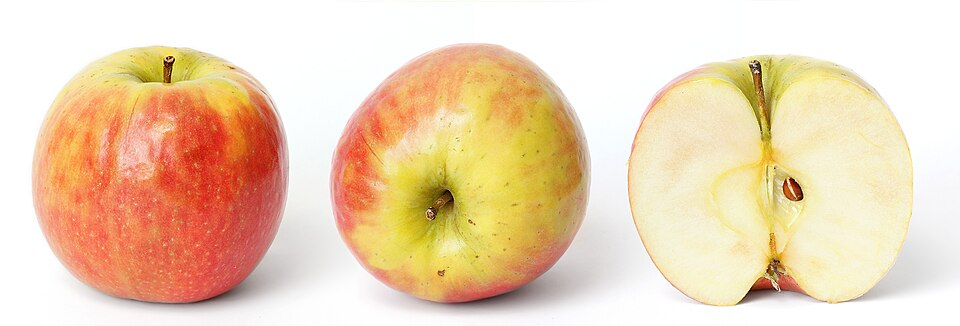
#> input picture opencv/basic/apple.jpg, 960 x 326 px, found by its file name
$ python rotate.py
#> lines starting #> are read from the running program, lines starting #| are printed output that depends on the picture
import cv2

img = cv2.imread("/home/anhoang/Basic_DL/cv/opencv/basic/apple.jpg")
#> img is the input picture: shape (326, 960, 3); mean B, G, R 181.6, 212.1, 238.3

rotate = cv2.rotate(img,cv2.ROTATE_180)
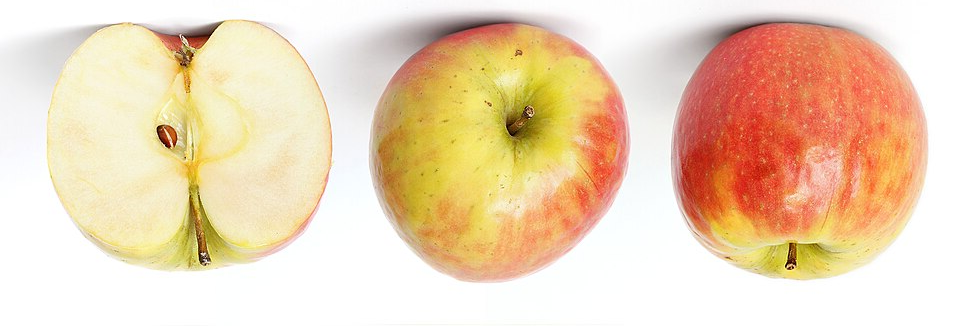
#> rotate: shape (326, 960, 3); mean B, G, R 181.6, 212.1, 238.3

cv2.imshow('img',rotate)
cv2.waitKey(0)

$ run again, with opencv/basic/wb.jpg copied over opencv/basic/apple.jpg
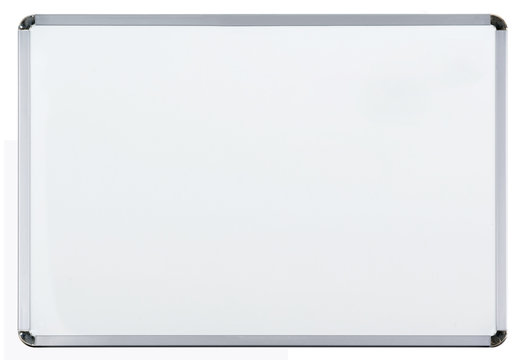
#> input picture opencv/basic/wb.jpg, 525 x 360 px, found by its file name
#> img is the input picture: shape (360, 525, 3); mean B, G, R 237.6, 234.9, 232.7
#> `rotate = cv2.rotate(img,cv2.ROTATE_180)`:
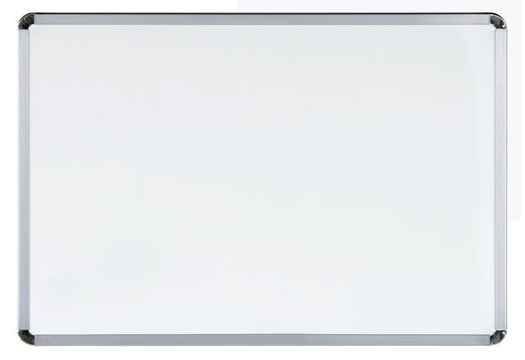
#> rotate: shape (360, 525, 3); mean B, G, R 237.6, 234.9, 232.7
